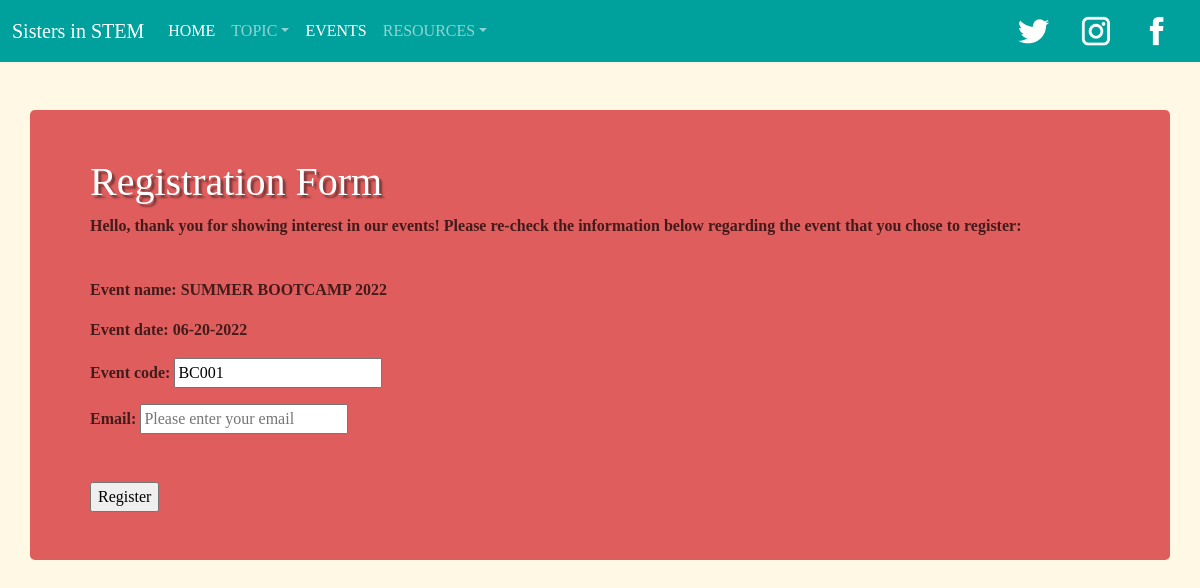
The app's page /regform/BC001 with its own data.
### tables this page shows
CREATE TABLE [events](
[event_id] nvarchar(10) not null primary key,
[event_name] nvarchar(100) not null,
[event_desc] nvarchar(400) not null,
[event_date] nvarchar(20) not null
);

### main.py (the view)
@app.route('/regform/<eid>')
def app_regform(eid):
  ss = "SELECT event_id, event_name, event_date FROM events WHERE event_id = '" + eid + "'"
  einfo = sql(ss, ())
  return render_template("regform.html", peinfo=einfo[0] ) #renders the signup page

### main.py (called while the page is built)
def sql(cmd, vals=None):
    conn = sqlite3.connect('flask.db')
    cur = conn.cursor()
    res = cur.execute(cmd, vals).fetchall()
    conn.commit()
    conn.close()
    return res

### templates/regform.html (shortened to what this page needs)
<!DOCTYPE html>
<html lang="en">
<head>
<link href="https://cdn.jsdelivr.net/npm/bootstrap@5.0.2/dist/css/bootstrap.min.css" rel="stylesheet">
<link type="text/css" rel="stylesheet" href="{{ url_for('static', filename='style.css') }}">
</head>
<body class="bodyhome">
    <nav class="navbar navbar-expand-lg navbar-dark sticky-top  navbarstylehome">
        <div class="container-fluid">
            <a href="/" class="navbar-brand navs" style="font-family:MADE Sunflower; font-size: 30;">Sisters in STEM</a>
            <div class="collapse navbar-collapse" id="navbarCollapse">
                <div class="navbar-nav">
                    <a href="/" class="nav-item nav-link active sans navs" id="navs" >HOME</a>
                    <a class="nav-link dropdown-toggle sans navs" data-bs-toggle="dropdown" href="#" id="navs">TOPIC</a>
                    <a href="/events" class="nav-item nav-link active sans navs" id="navs" >EVENTS</a>
                    <a class="nav-link dropdown-toggle sans navs" data-bs-toggle="dropdown" href="#" id="navs">RESOURCES</a>
                </div>
                <div class="navbar-nav ms-auto">
                  <a class="nav-link px-3" aria-current="page" target="_blank" href="https://mobile.twitter.com/explore" id=home><img src="/static/socicon-twitter.png" style="height: 30px;"></a>
                  <a class="nav-link px-3" aria-current="page" target="_blank" href="https://www.instagram.com/" id=home><img src="/static/socicon-insta.png" style="height: 30px;"></a>
                  <a class="nav-link px-3" aria-current="page" target="_blank" href="https://www.facebook.com/" id=home><img src="/static/socicon-fb.png" style="height: 30px;"></a>
                </div>
            </div>
        </div>
    </nav>
<body>
  <div class="signupFrm">
    <div class="wrapper">
    <form action="{{ url_for('app_reg') }}" class="form" method="post">
      <div class="container rounded-3 containerindex">
        <div class="row p-5 py-0 rounded-3 mt-5 mb-5">
          <div class="row-md-8 rounded-3 pt-5">
            <h1 class="headertopic">Registration Form</h1>
            <p class='desccontent'>Hello, thank you for showing interest in our events! Please re-check the information below regarding the event that you chose to register:</p>
          </div>
          <div class="row-md-8 rounded-3 pt-4">
            <p class='desccontent'><b>Event name: </b>{{ peinfo[1] }}</p>
            <p class='desccontent'><b>Event date: </b>{{ peinfo[2] }}</p>
            <p class='desccontent'><b>Event code: </b><input readonly name='eid' type='text' value={{ peinfo[0] }}></p>
          </div>
          <div class="inputContainer row-md-8 rounded-3 pb-5">
          <label class="label desccontent"><b>Email: </b></label>
          <input name="email" type="text" class="input sans" placeholder="Please enter your email">
          </div>
          <div  class="row-md-8 rounded-3 pb-5">
          <input type="submit" class="submitBtn sans" value="Register">
          </div>
        </div>
      </div>
    </form>
    </div>
  </div>
</body>
</html>

### static/style.css (style rules this page uses)
.desccontent { font-family: 'Sora'; color: #441b1b;; font-weight: 550; }
.sans { font-family: Sora; }
.navbarstylehome { background-color: #00A19D; }
.navs { color: white; }
.bodyhome { background-color: #FFF8E5; }
.containerindex { background-color: #E05D5D; }
.headertopic { font-family: MADE Sunflower; color: white; text-shadow: 3px 3px 2px #7c3939;; }

### records on screen
events: event_name "SUMMER BOOTCAMP 2022", event_date "06-20-2022", eid "BC001"
